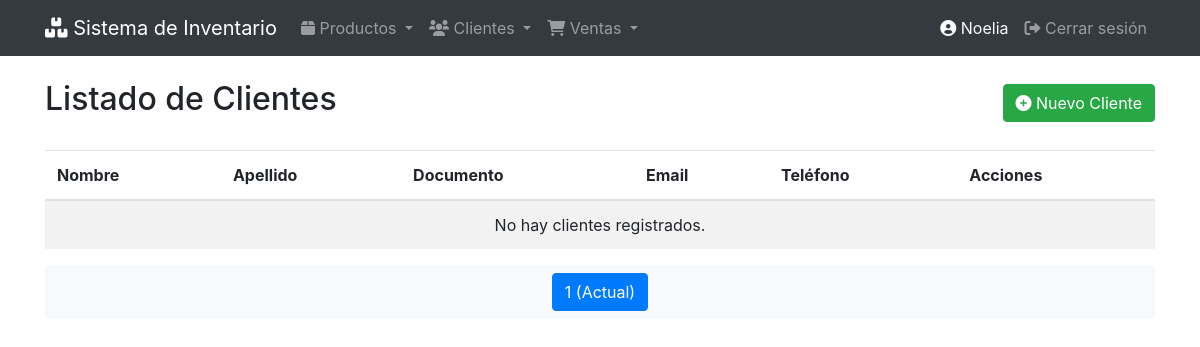
Page /clientes/ (signed in) on the earlier database version.
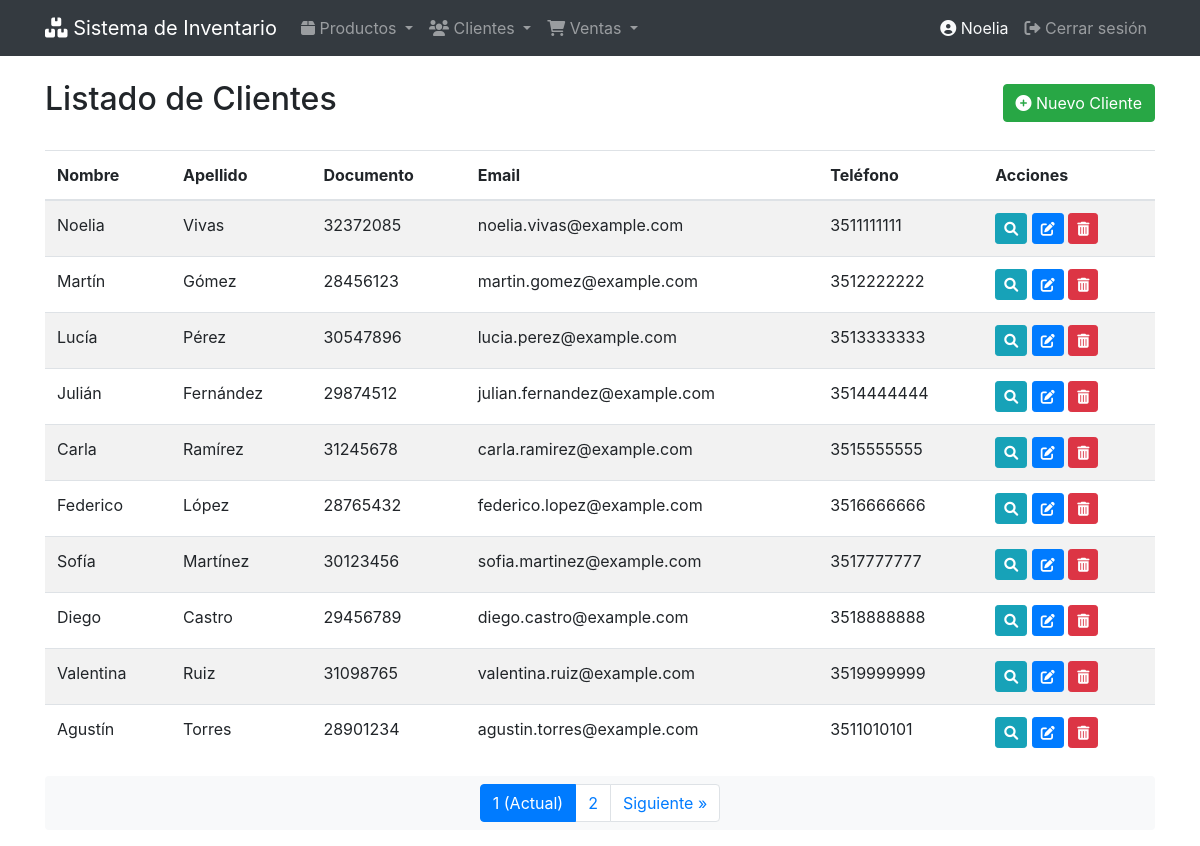
Same page on the later database version.
### clientes/models.py (models this page shows, shortened)
class Cliente(models.Model):
    nombre = models.CharField(max_length=100)
    apellido = models.CharField(max_length=100)
    documento = models.CharField(max_length=20, unique=True)
    email = models.EmailField()
    telefono = models.CharField(max_length=20)
    direccion = models.TextField()

### clientes/views.py (the view)
# urls.py: path('', ClienteListView.as_view(), name='cliente_list'),
class ClienteListView(LoginRequiredMixin, ListView):
    model = Cliente
    paginate_by = 10
    template_name = 'cliente/cliente_list.html'
    context_object_name = 'clientes'
    paginate_by = 10

### templates/cliente/cliente_list.html (shortened to what this page needs)
{% extends 'base.html' %}
{% block header %}Listado de Clientes{% endblock %}
{% block extra_buttons %}
<a href="{% url 'clientes:cliente_create' %}" class="btn btn-success">
  <i class="fas fa-plus-circle"></i> Nuevo Cliente
</a>
{% endblock %}
{% block content %}
<table class="table table-striped table-hover">
  <thead>
    <tr>
      <th>Nombre</th>
      <th>Apellido</th>
      <th>Documento</th>
      <th>Email</th>
      <th>Teléfono</th>
      <th>Acciones</th>
    </tr>
  </thead>
  <tbody>
    {% for cliente in clientes %}
    <tr>
      <td>{{ cliente.nombre }}</td>
      <td>{{ cliente.apellido }}</td>
      <td>{{ cliente.documento }}</td>
      <td>{{ cliente.email }}</td>
      <td>{{ cliente.telefono }}</td>
      <td>
        <a href="{% url 'clientes:cliente_detail' cliente.pk %}" class="btn btn-sm btn-info">
          <i class="fas fa-search"></i>
        </a>
        <a href="{% url 'clientes:cliente_update' cliente.pk %}" class="btn btn-sm btn-primary">
          <i class="fas fa-edit"></i>
        </a>
        <a href="{% url 'clientes:cliente_delete' cliente.pk %}" class="btn btn-sm btn-danger">
          <i class="fas fa-trash-alt"></i>
        </a>
      </td>
    </tr>
    {% empty %}
    <tr>
      <td colspan="6" class="text-center">No hay clientes registrados.</td>
    </tr>
    {% endfor %}
  </tbody>
</table>
{% include 'paginator.html' with page_obj=page_obj %}
 {% endblock %}

### templates/base.html (shortened to what this page needs)
{% load bootstrap4 %}
{% load static %}
<!DOCTYPE html>
<html lang="es">
<head>
    {% bootstrap_css %}
    <link rel="stylesheet" href="https://cdnjs.cloudflare.com/ajax/libs/font-awesome/6.0.0/css/all.min.css">
</head>
<body>
    <nav class="navbar navbar-expand-lg navbar-dark bg-dark">
        <div class="container">
            <a class="navbar-brand" href="{% url 'productos:producto_list' %}">
                <i class="fas fa-boxes"></i> Sistema de Inventario
            </a>
            <div class="collapse navbar-collapse" id="navbarNav">
                <ul class="navbar-nav mr-auto">
                    <li class="nav-item dropdown">
                        <a class="nav-link dropdown-toggle" href="#" id="productosDropdown" role="button" data-toggle="dropdown">
                            <i class="fas fa-box"></i> Productos
                        </a>
                    </li>
                    <li class="nav-item dropdown">
                        <a class="nav-link dropdown-toggle" href="#" id="clientesDropdown" role="button" data-toggle="dropdown">
                            <i class="fas fa-users"></i> Clientes
                        </a>
                    </li>
                    <li class="nav-item dropdown">
                        <a class="nav-link dropdown-toggle" href="#" id="ventasDropdown" role="button" data-toggle="dropdown">
                            <i class="fas fa-shopping-cart"></i> Ventas
                        </a>
                    </li>
                </ul>
                <ul class="navbar-nav ml-auto">
                    {% if user.is_authenticated %}
                        <li class="nav-item">
                            <span class="nav-link text-light">
                                <i class="fas fa-user-circle"></i> {{ user.username }}
                            </span>
                        </li>
                        <li class="nav-item">
                            <a class="nav-link" href="{% url 'logout' %}">
                                <i class="fas fa-sign-out-alt"></i> Cerrar sesión
                            </a>
                        </li>
                    {% else %}
                        <li class="nav-item">
                            <a class="nav-link" href="{% url 'login' %}">
                                <i class="fas fa-sign-in-alt"></i> Iniciar sesión
                            </a>
                        </li>
                    {% endif %}
                </ul>
            </div>
        </div>
    </nav>
    <div class="container mt-4 content-wrapper">
        <div class="d-flex justify-content-between align-items-center mb-4">
            <h2>{% block header %}{% endblock %}</h2>
            {% block extra_buttons %}{% endblock %}
        </div>
        {% block content %}
        {% endblock %}
    </div>
</body>
</html>

### templates/paginator.html (shortened to what this page needs)
<nav>
    <ul class="pagination justify-content-center bg-light p-2 rounded">
        {% for num in page_obj.paginator.page_range %}
            {% if num > page_obj.number|add:'-3' and num < page_obj.number|add:'3' %}
                {% if num == page_obj.number %}
                    <li class="page-item active">
                        <span class="page-link">{{ num }} (Actual)</span>
                    </li>
                {% else %}
                    <li class="page-item">
                        <a class="page-link" href="?page={{ num }}">{{ num }}</a>
                    </li>
                {% endif %}
            {% endif %}
        {% endfor %}
        {% if page_obj.has_next %}
            <li class="page-item">
                <a class="page-link" href="?page={{ page_obj.next_page_number }}">
                    Siguiente &raquo;
                </a>
            </li>
        {% endif %}
    </ul>
</nav>

Differences in the rows shown:
added Cliente: nombre "Noelia", apellido "Vivas", documento "32372085", email "noelia.vivas@example.com", telefono "3511111111"
added Cliente: nombre "Martín", apellido "Gómez", documento "28456123", email "martin.gomez@example.com", telefono "3512222222"
added Cliente: nombre "Lucía", apellido "Pérez", documento "30547896", email "lucia.perez@example.com", telefono "3513333333"
added Cliente: nombre "Julián", apellido "Fernández", documento "29874512", email "julian.fernandez@example.com", telefono "3514444444"
added Cliente: nombre "Carla", apellido "Ramírez", documento "31245678", email "carla.ramirez@example.com", telefono "3515555555"
added Cliente: nombre "Federico", apellido "López", documento "28765432", email "federico.lopez@example.com", telefono "3516666666"
added Cliente: nombre "Sofía", apellido "Martínez", documento "30123456", email "sofia.martinez@example.com", telefono "3517777777"
added Cliente: nombre "Diego", apellido "Castro", documento "29456789", email "diego.castro@example.com", telefono "3518888888"
added Cliente: nombre "Valentina", apellido "Ruiz", documento "31098765", email "valentina.ruiz@example.com", telefono "3519999999"
added Cliente: nombre "Agustín", apellido "Torres", documento "28901234", email "agustin.torres@example.com", telefono "3511010101"
Other differences:
new list line: "2"
text no longer shown: "No hay clientes registrados."
text now shown: "Siguiente »"
